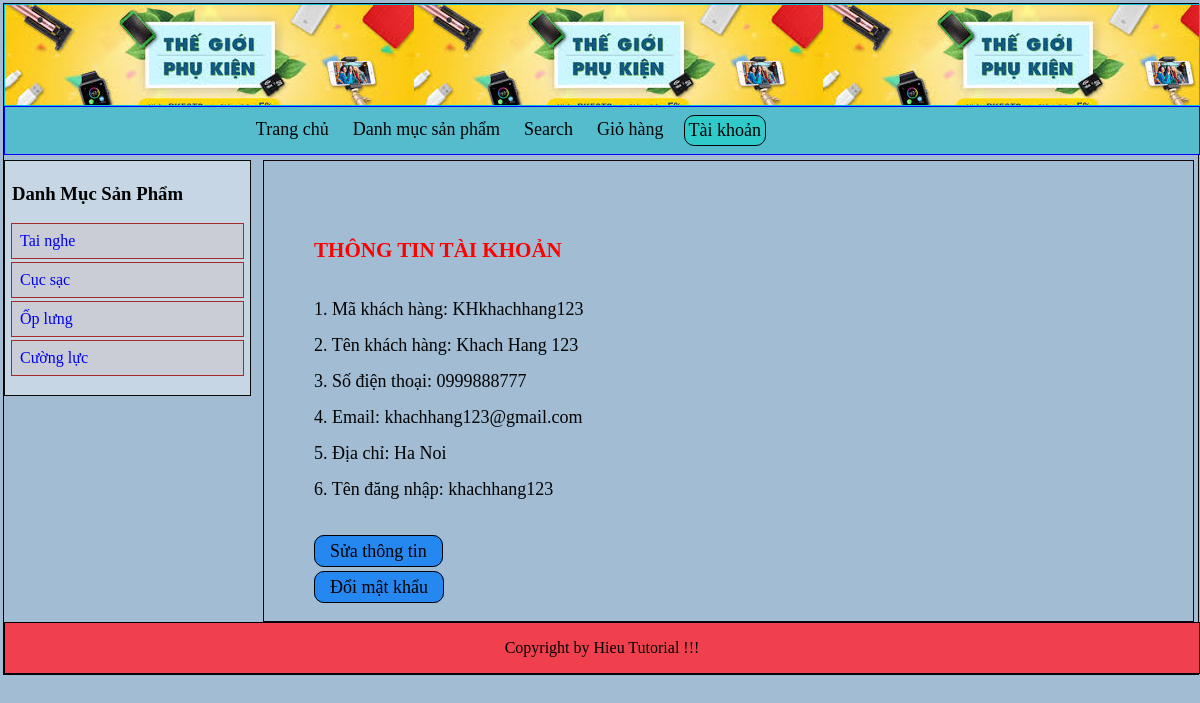
Page /index.php?quanli=info (signed in) on the committed database.
### tables this page shows
CREATE TABLE `danhmucsp` (
  `id_danhmuc` int(11) NOT NULL,
  `tendanhmuc` varchar(255) NOT NULL,
  `thutu` int(11) NOT NULL
);

CREATE TABLE `khach_hang` (
  `MaKH` varchar(255) NOT NULL,
  `TenKH` varchar(255) NOT NULL,
  `SĐT` varchar(10) NOT NULL,
  `Email` varchar(255) NOT NULL,
  `DiaChi` varchar(255) NOT NULL,
  `Username` varchar(255) NOT NULL,
  `Password` varchar(255) NOT NULL
);

### User_Interface/MainPage/main/info.php (the view, shortened to what this page needs)
<?php
    if(isset($_COOKIE['loged_in'])){
        $username = explode('.', base64_decode($_COOKIE['loged_in']))[1];
        $query = "SELECT * FROM khach_hang WHERE Username='$username'";
        $result = mysqli_query($mysqli, $query);
        $row = mysqli_fetch_array($result);
        ?>
        <ul class="taikhoan2">
            <li>
            </li>
            <li><h3>THÔNG TIN TÀI KHOẢN</h3></li>
            <li>1. Mã khách hàng: <?php echo $row['MaKH'] ?></li>
            <li>2. Tên khách hàng: <?php echo $row['TenKH'] ?></li>
            <li>3. Số điện thoại: <?php echo $row['SĐT'] ?></li>
            <li>4. Email: <?php echo $row['Email'] ?></li>
            <li>5. Địa chỉ: <?php echo $row['DiaChi'] ?></li>
            <li>6. Tên đăng nhập: <?php echo $row['Username'] ?></li>
            <br>
            <li><a href="index.php?quanli=change_info">Sửa thông tin</a></li>
            <li><a href="index.php?quanli=change_pass">Đổi mật khẩu</a></li>
        </ul>
        <?php
    }else{
        ?>
        <ul class="taikhoan">
            <li>Bạn chưa đăng nhập!<br><br><a href="login.php">Đăng nhập ngay</a></li>
        </ul>
        <?php
    }
?>

### User_Interface/MainPage/sidebar/sidebar.php
<?php
    $query = "SELECT * FROM danhmucsp";
    $result = mysqli_query($mysqli, $query);
?>
<div class="sidebar">
    <h3 id="dmsp">Danh Mục Sản Phẩm</h3>
    <ul class="list-sidebar">
        <?php
            while($row = mysqli_fetch_array($result)){
        ?>
        <li><a href="index.php?quanli=danhmucsp&madanhmuc=<?php echo $row['thutu']; ?>"><?php echo $row['tendanhmuc']; ?></a></li>
        <?php } ?>
    </ul>
</div>

### User_Interface/css/dashboard.css (style rules this page uses)
body { margin: 3px; padding: 0; background-color: rgb(161, 188, 211); }
.sidebar { border: 1px solid rgb(10, 10, 10); height: auto; width: 20%; margin-top: 5px; margin-left: 0px; float: left; padding: 3px; background-color: rgba(252, 252, 252, 0.4); }
.list-sidebar { padding: 0; list-style: none; width: 100%; }
.list-sidebar li { margin: 3px; padding: 8px; border: 1px solid brown; background-color: rgb(202, 204, 214); }
.list-sidebar li a { text-decoration: none; }
#dmsp { margin-left: 4px; }
.taikhoan2 { list-style: none; font-size: 18px; color: blue; }
.taikhoan2 li { padding: 5px; margin: 5px; color: rgb(2, 2, 2); }
.taikhoan2 li a { text-decoration: none; padding: 5px; border: 1px solid; border-radius: 10px; color: rgb(0, 0, 0); background-color: #2587f0; padding-left: 15px; padding-right: 15px; }
.taikhoan2 li h3 { color: red; }

### rows in the picture
danhmucsp: tendanhmuc "Tai nghe"
danhmucsp: tendanhmuc "Cục sạc"
danhmucsp: tendanhmuc "Ốp lưng"
danhmucsp: tendanhmuc "Cường lực"
khach_hang: MaKH "KHkhachhang123", TenKH "Khach Hang 123", SĐT "0999888777", Email "khachhang123@gmail.com", DiaChi "Ha Noi", Username "khachhang123"
